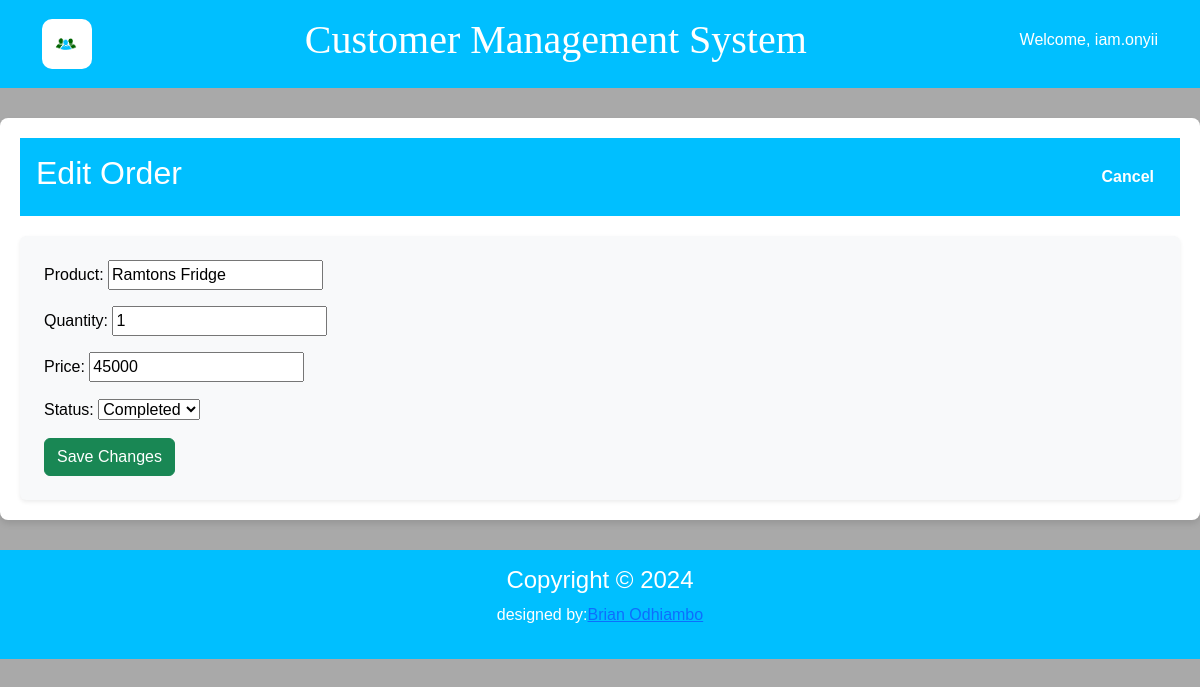
The page /orders/3/edit/ (signed in) on the database its author committed.
### accounts/models.py (models this page shows)
class CustomUser(AbstractUser):
    bio = models.TextField(null=True, blank=True)

### customer/models.py (models this page shows, shortened)
class Order(models.Model):
    STATUS_CHOICES = [
        ('Pending', 'Pending'),
        ('Processing', 'Processing'),
        ('Completed', 'Completed'),
    ]
    customer = models.ForeignKey(Customer, on_delete=models.CASCADE, related_name='orders')
    product = models.CharField(max_length=100)
    quantity = models.PositiveIntegerField(default=1)
    price = models.PositiveIntegerField(default=1)
    order_date = models.DateTimeField(auto_now_add=True)
    order_status = models.CharField(max_length=20, choices=STATUS_CHOICES, default='Pending')

### customer/views.py (the view, shortened to what this page needs)
# urls.py: path('orders/<int:order_id>/edit/', views.edit_order, name='edit_order'),
@login_required(login_url='login')
def edit_order(request, order_id):
    order = get_object_or_404(Order, id=order_id)
    return render(request, 'customer/edit_order.html', {'order': order})

### customer/templates/customer/edit_order.html (shortened to what this page needs)
{% extends 'customer/base.html' %}
{% block content %}
<div class="dashboard-container">
    <header class="dashboard-header">
        <h2>Edit Order</h2>
        <nav>
            <a href="{% url 'order_list' order.customer.id %}">Cancel</a>
        </nav>
    </header>
  <form method="POST" class="p-4 bg-light rounded shadow-sm">
    <div class="form-group mb-3">
    <label for="product">Product:</label>
    <input type="text" name="product" id="product" value="{{ order.product }}" required><br>
    </div>
    <div class="form-group mb-3">
    <label for="quantity">Quantity:</label>
    <input type="number" name="quantity" id="quantity" value="{{ order.quantity }}" required><br>
    </div>
    <div class="form-group mb-3">
    <label for="price">Price:</label>
    <input type="number" name="price" id="price" value="{{ order.price }}" required><br>
    </div>
    <div class="form-group mb-3">
        <label for="order_status">Status:</label>
        <select name="order_status" id="order_status">
            <option value="Completed" {% if order.order_status == "Completed" %}selected{% endif %}>Completed</option>
        </select><br>
    </div>
    <button class="btn btn-success" type="submit">Save Changes</button>
</form>
    {% endblock %}

### customer/templates/customer/base.html (shortened to what this page needs)
<!DOCTYPE html>
<html lang="en">
<head>
    <link href="https://cdn.jsdelivr.net/npm/bootstrap@5.3.3/dist/css/bootstrap.min.css" rel="stylesheet"
>
    {% load static %}
    <link rel="stylesheet" type="text/css" href="{% static 'css/style.css' %}">
</head>
<body>
<div class="grid-container">
    <div id="NavbarDiv">
        <header>
            <div class="container d-flex align-items-center justify-content-between">
                <a href="{% url 'dashboard' %}">
                    <img src="{% static 'assets/customer.png' %}" alt="Logo" class="img-fluid"
                         style="max-height: 50px;border-radius: 10px;">
                </a>
                <h1 style="font-family: Algerian">Customer Management System</h1>
                <h6>Welcome, {{user.username}}</h6>
            </div>
        </header>
    </div>
    <div id="ContentDiv">
        {% block content %}
        {% endblock %}
    </div>
</div>
<div id="FooterDiv">
    <footer>
        <h4>Copyright © 2024</h4>
        <p>designed by:<a href="mailto:brianonyango879@gmail.com">Brian Odhiambo</a></p>
    </footer>
</div>
</body>
</html>

### static/css/style.css (style rules this page uses)
body { font-family: Arial, sans-serif; margin: 0; padding: 0; background-color: darkgray; color: black; overflow-x: auto; }
.dashboard-container { max-width: 1200px; margin: 20px auto; padding: 20px; background: white; border-radius: 8px; box-shadow: 0 4px 6px rgba(0, 0, 0, 0.1); }
.dashboard-header { display: flex; justify-content: space-between; align-items: center; margin-bottom: 20px; }
.dashboard-header nav a { margin: 0 10px; text-decoration: none; color: white; font-weight: bold; }
.grid-container { display: grid; grid-gap: 10px; grid-template-areas: 'nd nd nd nd nd nd nd nd' 'cd cd cd cd cd cd cd cd' 'fd fd fd fd fd fd fd fd'; }
#NavbarDiv { grid-area: nd; }
#ContentDiv { grid-area: cd; }
#FooterDiv { grid-area: fd; }

### customer/templates/customer/base.html (style rules this page uses)
body { font-family: Arial, sans-serif; margin: 0; padding: 0; }
header { background: deepskyblue; color: white; padding: 1rem; text-align: center; }
footer { background: deepskyblue; color: white; padding: 1rem; text-align: center; }

### rows shown on the page
CustomUser: username "iam.onyii"
Order: product "Ramtons Fridge", quantity "1", price "45000", order_status "Completed"
